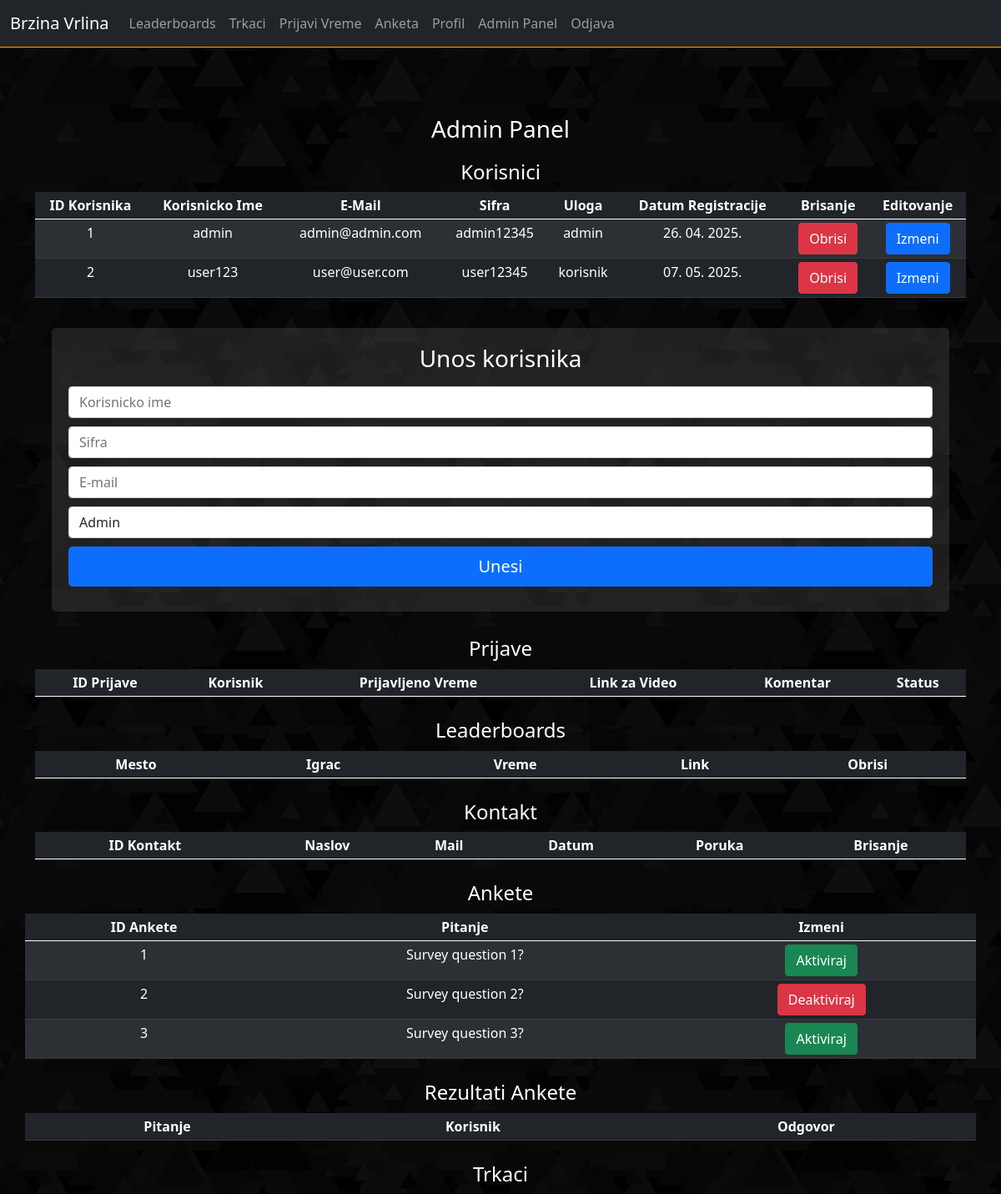
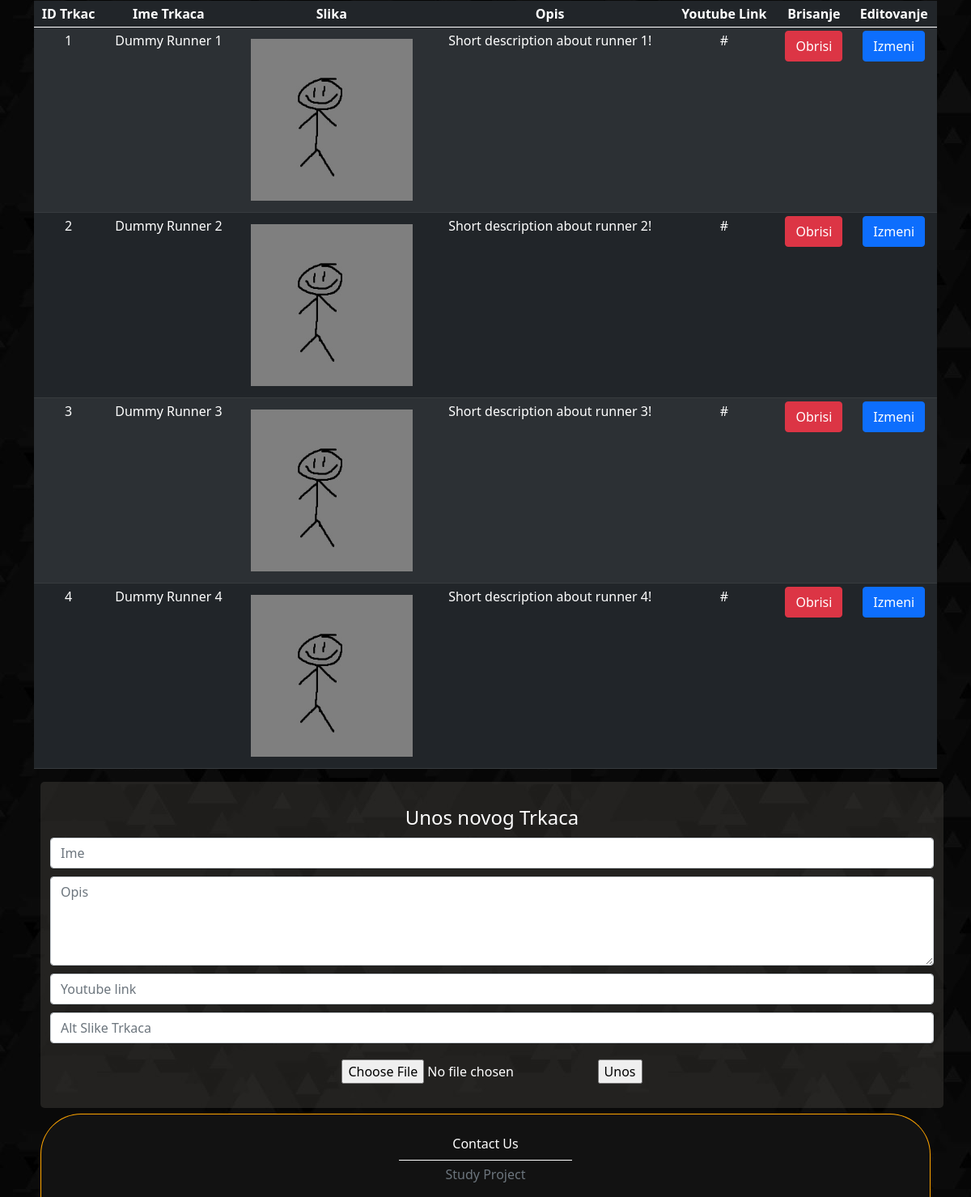
The app's page /admin.php (signed in) with its own data (2 pictures, top to bottom).
### tables this page shows
CREATE TABLE `meni` (
  `idMeni` int(11) NOT NULL,
  `nazivMeni` varchar(15) NOT NULL,
  `linkMeni` varchar(25) NOT NULL,
  `loggedMeni` int(11) NOT NULL
);

CREATE TABLE `korisnici` (
  `idKorisnik` int(11) NOT NULL,
  `userKorisnik` varchar(32) NOT NULL,
  `mailKorisnik` varchar(64) NOT NULL,
  `passKorisnik` varchar(32) NOT NULL,
  `roleKorisnik` int(11) NOT NULL,
  `datumRegKorisnik` timestamp NOT NULL DEFAULT current_timestamp()
);

CREATE TABLE `roles` (
  `idRole` int(11) NOT NULL,
  `nazivRole` varchar(12) NOT NULL
);

CREATE TABLE `ankete` (
  `idAnketa` int(11) NOT NULL,
  `pitanjeAnketa` varchar(50) NOT NULL,
  `aktivnaAnketa` int(1) NOT NULL
);

CREATE TABLE `trkaci` (
  `idTrkac` int(11) NOT NULL,
  `imeTrkac` varchar(16) NOT NULL,
  `slikaTrkac` varchar(100) NOT NULL,
  `altSlikaTrkac` varchar(100) NOT NULL,
  `velicinaSlikaTrkac` int(15) NOT NULL,
  `tipSlikaTrkac` varchar(50) NOT NULL,
  `opisTrkac` text NOT NULL,
  `link1Trkac` varchar(100) NOT NULL
);

CREATE TABLE `footer` (
  `idFooter` int(11) NOT NULL,
  `nazivFooter` varchar(50) NOT NULL,
  `linkFooter` varchar(50) NOT NULL
);

### obrada/funkcije.php (called while the page is built, shortened)
<?php
    function vratiSve($nazivTabele){
        global $konekcija;
        $upit = "SELECT * FROM $nazivTabele";
        $podaci = $konekcija->query($upit)->fetchAll();
        return $podaci;
    }
?>

### admin.php (the view, shortened to what this page needs)
<?php
  include("konekcija.php");
  include("fixed/head.php");
  include("fixed/header.php");
  include("obrada/funkcije.php");
?>
<div class="container">
  <h3>Admin Panel</h3>
  <div class="row">
    <h4>Korisnici</h4>
    <div class="table-responsive">
      <table class="table table-dark table-striped table-sm">
        <thead>
          <tr>
            <th>ID Korisnika</th>
            <th>Korisnicko Ime</th>
            <th>E-Mail</th>
            <th>Sifra</th>
            <th>Uloga</th>
            <th>Datum Registracije</th>
            <th>Brisanje</th>
            <th>Editovanje</th>
          </tr>
        </thead>
        <tbody id="adminKorisnici">
          <?php
            $tabela = vratiSve("korisnici k JOIN roles r ON k.roleKorisnik = r.idRole");
            if($tabela){
              $ispisKorisnici = "";
              foreach($tabela as $red){
                $idKorisnik = $red->idKorisnik;
                $userKorisnik = $red->userKorisnik;
                $mailKorisnik = $red->mailKorisnik;
                $passKorisnik = $red->passKorisnik;
                $roleKorisnik = $red->nazivRole;
                $datumRegKorisnik = $red->datumRegKorisnik;
                $datumRegKorisnik = date('d. m. Y.', strtotime($datumRegKorisnik));
                $ispisKorisnici .= "<tr><td>$idKorisnik</td><td>$userKorisnik</td><td>$mailKorisnik</td><td>$passKorisnik</td><td>$roleKorisnik</td><td>$datumRegKorisnik</td>
                <td><a href='#' data-id='$idKorisnik' class='brisanjeKorisnika btn btn-danger'>Obrisi</a></td>
                <td><a href='#' data-id='$idKorisnik' class='editovanjeKorisnika btn btn-primary'>Izmeni</a></td></tr>";
              }
              echo $ispisKorisnici;
            }
          ?>
        </tbody>
      </table>
    </div>
    <div id="formaZaInsertKor">
      <?php $ispisFormeKorisnik = "
        <form>
          <h1 class=\"h3 mb-3 fw-normal\">Unos korisnika</h1>
          <input type=\"text\" id=\"unosKorisnikUser\" class=\"form-control\" placeholder=\"Korisnicko ime\" required>
          <input type=\"password\" id=\"unosKorisnikPass\" class=\"form-control\" placeholder=\"Sifra\" required>
          <input type=\"email\" id=\"unosKorisnikMail\" class=\"form-control\" placeholder=\"E-mail\"  required>
          <select class=\"form-control\" id=\"unosKorisnikRole\">
            <option value=\"1\" selected>Admin</option>
            <option value=\"2\">Korisnik</option>
          </select>
          <input type=\"button\" id=\"unosKorisnikNov\" class=\"w-100 btn btn-lg btn-primary\" value=\"Unesi\"/>
        </form>";
        echo $ispisFormeKorisnik;
      ?>
    </div>
  </div>
  <div class="row">
    <h4>Prijave</h4>
    <div class="table-responsive">
      <table class="table table-dark table-striped table-sm">
        <thead>
          <tr>
            <th>ID Prijave</th>
            <th>Korisnik</th>
            <th>Prijavljeno Vreme</th>
            <th>Link za Video</th>
            <th>Komentar</th>
            <th>Status</th>
          </tr>
        </thead>
      </table>
    </div>
  </div>
  <div class="row">
    <h4>Leaderboards</h4>
    <div class="table-responsive">
      <table class="table table-dark table-striped table-sm">
        <thead>
          <tr>
            <th>Mesto</th>
            <th>Igrac</th>
            <th>Vreme</th>
            <th>Link</th>
            <th>Obrisi</th>
          </tr>
        </thead>
      </table>
    </div>
  </div>
  <div class="row">
    <h4>Kontakt</h4>
    <div class="table-responsive">
      <table class="table table-dark table-striped table-sm">
        <thead>
          <tr>
            <th>ID Kontakt</th>
            <th>Naslov</th>
            <th>Mail</th>
            <th>Datum</th>
            <th>Poruka</th>
            <th>Brisanje</th>
          </tr>
        </thead>
      </table>
    </div>
  </div>
  <div class="row" id="anketaAdmin">
    <h4>Ankete</h4>
    <?php
      $upit = "SELECT * FROM ankete";
      $rez = $konekcija->query($upit)->fetchAll();
      $ispis = "<table class=\"table table-dark table-striped table-sm\"><thead><tr><th>ID Ankete</th><th>Pitanje</th><th>Izmeni</th></tr></thead>";
      foreach($rez as $red){
        $ispis.= "<tr><td>$red->idAnketa</td><td>$red->pitanjeAnketa</td><td>";
        if($red->aktivnaAnketa){
          $ispis.= "<a href='#' data-id='$red->idAnketa' class='deaktiviraj btn btn-danger'>Deaktiviraj</a>";
        }else{
          $ispis.= "<a href='#' data-id='$red->idAnketa' class='aktiviraj btn btn-success'>Aktiviraj</a>";
        }
          $ispis.= "</td></tr>";
      }
      $ispis.= "</table>";
      echo $ispis;
    ?>
  </div>
  <div class="row">
    <h4>Rezultati Ankete</h4>
    <?php
      $ispis = "<table class=\"table table-dark table-striped table-sm\"><thead><tr><th>Pitanje</th><th>Korisnik</th><th>Odgovor</th></tr></thead>";
      $ispis.= "</table>";
      echo $ispis;
    ?>
  </div>
  <div class="row">
    <h4>Trkaci</h4>
    <div class="table-responsive">
      <table class="table table-dark table-striped table-sm">
        <thead>
          <tr>
            <th>ID Trkac</th>
            <th>Ime Trkaca</th>
            <th>Slika</th>
            <th>Opis</th>
            <th>Youtube Link</th>
            <th>Brisanje</th>
            <th>Editovanje</th>
          </tr>
        </thead>
        <tbody id="adminTrkaci">
          <?php
            $tabela = vratiSve("trkaci");
            if($tabela){
              $ispisTrkaci = "";
              foreach($tabela as $red){
                $idTrkac = $red->idTrkac;
                $imeTrkac = $red->imeTrkac;
                $slikaTrkac = $red->slikaTrkac;
                $opisTrkac = $red->opisTrkac;
                $link1Trkac = $red->link1Trkac;
                $altTrkac = $red->altSlikaTrkac;
                $ispisTrkaci .= "<tr><td>$idTrkac</td><td>$imeTrkac</td><td><img src=$slikaTrkac alt=$altTrkac></td><td>$opisTrkac</td><td>$link1Trkac</td>
                <td><a href='#' data-id='$idTrkac' class='brisanjeTrkaca btn btn-danger'>Obrisi</a></td>
                <td><a href='#' data-id='$idTrkac' class='editovanjeTrkaca btn btn-primary'>Izmeni</a></td></tr>";
              }
              echo $ispisTrkaci;
            }
          ?>
        </tbody>
      </table>
    </div>
    <div id="unosTrkac" class="row">
      <form action="obrada/obradaAdminUpload.php" method="post" enctype="multipart/form-data">
        <h4>Unos novog Trkaca</h4>
        <input type="text" class="form-control" name="unosTrkacIme" placeholder="Ime" required>
        <textarea colls="10" rows="4" class="form-control" name="unosTrkacOpis" placeholder="Opis" required></textarea>
        <input type="text" class="form-control" name="unosTrkacLink1" placeholder="Youtube link" required>
        <input type="text" class="form-control" name="unosTrkacAlt" placeholder="Alt Slike Trkaca" required>
        <input type="file" name="unosTrkacSlika" >
        <input type="submit" value="Unos" name="unosTrkacDugme">
      </form>
    </div>
  </div>
</div>
<?php
  include "fixed/footer.php";
?>

### fixed/head.php (shortened to what this page needs)
<!DOCTYPE html>
<html>
<head>
    <link rel='stylesheet' type='text/css' href='css/style.css'>
    <link rel="stylesheet" type="text/css" href="css/bootstrap.min.css">
</head>
<body class="d-flex h-100 text-center text-white bg-dark">

### fixed/header.php (shortened to what this page needs)
<nav class="navbar navbar-expand-md navbar-dark fixed-top bg-dark">
  <div class="container-fluid">
    <a class="navbar-brand" href="index.php">Brzina Vrlina</a>
    <div class="navbar-collapse" id="navbarCollapse">
      <ul class="navbar-nav me-auto mb-2 mb-md-0">
        <?php
          $upitMeni = "SELECT * FROM meni";
          $rezMeni = $konekcija->query($upitMeni);
          if($rezMeni){
            $podMeni = $rezMeni->fetchAll();
            $ispisMeni = "";
            foreach($podMeni as $meni){
              $linkMeni = $meni->linkMeni;
              $nazivMeni = $meni->nazivMeni;
              $loggedMeni = $meni->loggedMeni;
              if($loggedMeni == 1){
                if(isset($_SESSION['roleK'])){
                  $ispisMeni .= "<li class=\"nav-item\"><a class=\"nav-link\" href=".$linkMeni.">".$nazivMeni."</a></li>";
                }
              }else{
                $ispisMeni .= "<li class=\"nav-item\"><a class=\"nav-link\" href=".$linkMeni.">".$nazivMeni."</a></li>";
              }
            }
            if(isset($_SESSION['roleK'])){
              $ispisMeni .= "<li class=\"nav-item\"><a class=\"nav-link\" href=\"profil.php\">Profil</a></li>";
              if($_SESSION['roleK'] == 1){
                $ispisMeni .= "<li class=\"nav-item\"><a class=\"nav-link\" href=\"admin.php\">Admin Panel</a></li>";
              }
              $ispisMeni .= "<li class=\"nav-item\"><a class=\"nav-link\" href=\"obrada/odjava.php\">Odjava</a></li>";
            }else{
              $ispisMeni .= "<li class=\"nav-item\"><a class=\"nav-link\" href=\"login.php\">Prijava</a></li>";
              $ispisMeni .= "<li class=\"nav-item\"><a class=\"nav-link\" href=\"register.php\">Registracija</a></li>";
            }
            echo $ispisMeni;
          }
        ?>
      </ul>
    </div>
  </div>
</nav>

### fixed/footer.php
<footer class="footer py-3">
  <div class="container">
      <?php
        $upitFooter = "SELECT * FROM footer";
        $rezFoot = $konekcija->query($upitFooter);
        if($rezFoot){
          $podFoot = $rezFoot->fetchAll();
          $ispisFoot = "";
          foreach($podFoot as $red){
            $linkFooter = $red->linkFooter;
            $nazivFooter = $red->nazivFooter;
            $ispisFoot .= "<a class=\"nav-link footlink\" href=".$linkFooter.">".$nazivFooter."</a>";
          }
          echo $ispisFoot;
        }
      ?>
    <span class="text-muted">Study Project</span>
  </div>
</footer>

### css/style.css (style rules this page uses)
body { padding-top: 8rem; }
body { background-image: url("bg.jpg"); background-repeat: repeat; }
img { width: 200px; height: 200px; margin-top: 10px; margin-bottom: 10px; }
nav { border-bottom: orange 1px solid; }
form { background: rgba(75, 73, 69, 0.384); padding: 20px; margin: 20px; border-radius: 5px; }
input { margin-top: 10px!important; margin-bottom: 10px!important; }
#unosTrkac { margin-bottom: 90px; }
.footer { position: fixed; bottom: 0; right: 50px; left: 50px; border-top-left-radius: 50px; border-top-right-radius: 50px; border:orange solid 1px; border-bottom:none; background-color: rgb(18, 18, 18)!important; }
.footlink { width: 20%; margin: 0 auto; border-bottom: white solid 1px; margin-bottom: 5px; color:white; }
h2, h3, h4 { margin-top: 10px!important; margin-bottom: 10px!important; }

### records on screen
meni: nazivMeni "Leaderboards"
meni: nazivMeni "Trkaci"
meni: nazivMeni "Prijavi Vreme"
meni: nazivMeni "Anketa"
korisnici: idKorisnik "1", userKorisnik "admin", mailKorisnik "admin@admin.com", passKorisnik "admin12345", roleKorisnik.nazivRole "admin", datumRegKorisnik "26. 04. 2025."
korisnici: idKorisnik "2", userKorisnik "user123", mailKorisnik "user@user.com", passKorisnik "user12345", roleKorisnik.nazivRole "korisnik", datumRegKorisnik "07. 05. 2025."
ankete: idAnketa "1", pitanjeAnketa "Survey question 1?"
ankete: idAnketa "2", pitanjeAnketa "Survey question 2?"
ankete: idAnketa "3", pitanjeAnketa "Survey question 3?"
trkaci: idTrkac "1", imeTrkac "Dummy Runner 1", slikaTrkac (picture), opisTrkac "Short description about runner 1!", link1Trkac "#"
trkaci: idTrkac "2", imeTrkac "Dummy Runner 2", slikaTrkac (picture), opisTrkac "Short description about runner 2!", link1Trkac "#"
trkaci: idTrkac "3", imeTrkac "Dummy Runner 3", slikaTrkac (picture), opisTrkac "Short description about runner 3!", link1Trkac "#"
trkaci: idTrkac "4", imeTrkac "Dummy Runner 4", slikaTrkac (picture), opisTrkac "Short description about runner 4!", link1Trkac "#"
footer: nazivFooter "Contact Us"
